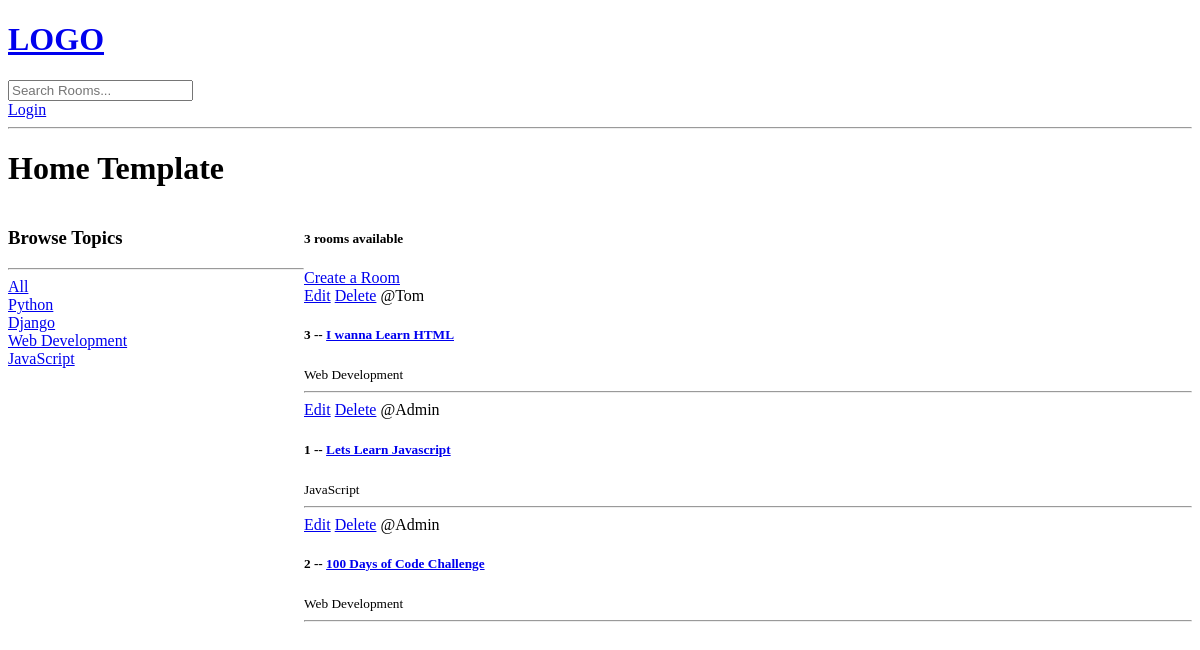
The page / on the database its author committed.
### base/models.py (models this page shows, shortened)
class Topic(models.Model):
    name = models.CharField(max_length=200)

class Room(models.Model):
    host = models.ForeignKey(User, on_delete=models.SET_NULL, null=True)
    topic = models.ForeignKey(Topic, on_delete=models.SET_NULL, null=True)
    name= models.CharField(max_length=200) # Meaning this can't be blank
    description = models.TextField(null=True, blank=True)
    updated = models.DateTimeField(auto_now=True)
    created = models.DateTimeField(auto_now_add=True)
    class Meta:
        ordering = ['-updated', '-created']

### base/views.py (the view)
# urls.py: path('', views.home, name="home"),  # here keeping name="home" is a good practice
def home(request):
    q= request.GET.get('q') if request.GET.get('q') != None else ''
    rooms1 = Room.objects.filter(
        Q(topic__name__icontains=q) |
        Q(name__icontains=q) |
        Q(description__icontains=q)
        )
    topics = Topic.objects.all()
    room_count = rooms1.count()
    context = {'rooms': rooms1, 'topics': topics, 'room_count':room_count}
    return render(request, 'base/home.html', context)

### base/templates/base/home.html (shortened to what this page needs)
{% extends 'main.html' %}
{% block content %}
<h1>Home Template</h1>
<div class="home-container">
    <div>
        <h3>Browse Topics</h3>
        <hr>
        <div>
            <a href="{% url 'home' %}">All</a>
        </div>
        {% for topic in topics %}
            <div>
                <a href="{% url 'home' %}?q={{topic.name}}">{{topic.name}}</a>
            </div>
        {% endfor %}
    </div>
    <div>
        <h5>{{room_count}} rooms available</h5>
        <a href="{% url 'create-room' %}">Create a Room</a>
        <div>
            {% for room in rooms %}
                <div>
                    <a href="{% url 'update-room' room.id %}">Edit</a>
                    <a href="{% url 'delete-room' room.id %}">Delete</a>
                    <span>@{{room.host.username}}</span>
                    <h5>{{room.id}} -- <a href="{% url 'rooms' room.id %}">{{room.name}}</a></h5>
                    <small>{{room.topic.name}}</small>
                    <hr>
                </div>
            {% endfor %}
        </div>
    </div>
</div>
{% endblock content %}

### base/templates/base/home.html (style rules this page uses)
.home-container { display: grid; grid-template-columns: 1fr 3fr; }

### rows shown on the page
Topic: name "Python"
Topic: name "Django"
Topic: name "Web Development"
Topic: name "JavaScript"
Room: host.username "Tom", id "3", name "I wanna Learn HTML", topic.name "Web Development"
Room: host.username "Admin", id "1", name "Lets Learn Javascript", topic.name "JavaScript"
Room: host.username "Admin", id "2", name "100 Days of Code Challenge", topic.name "Web Development"

### other values the page prints
{{ room_count }} "3"
